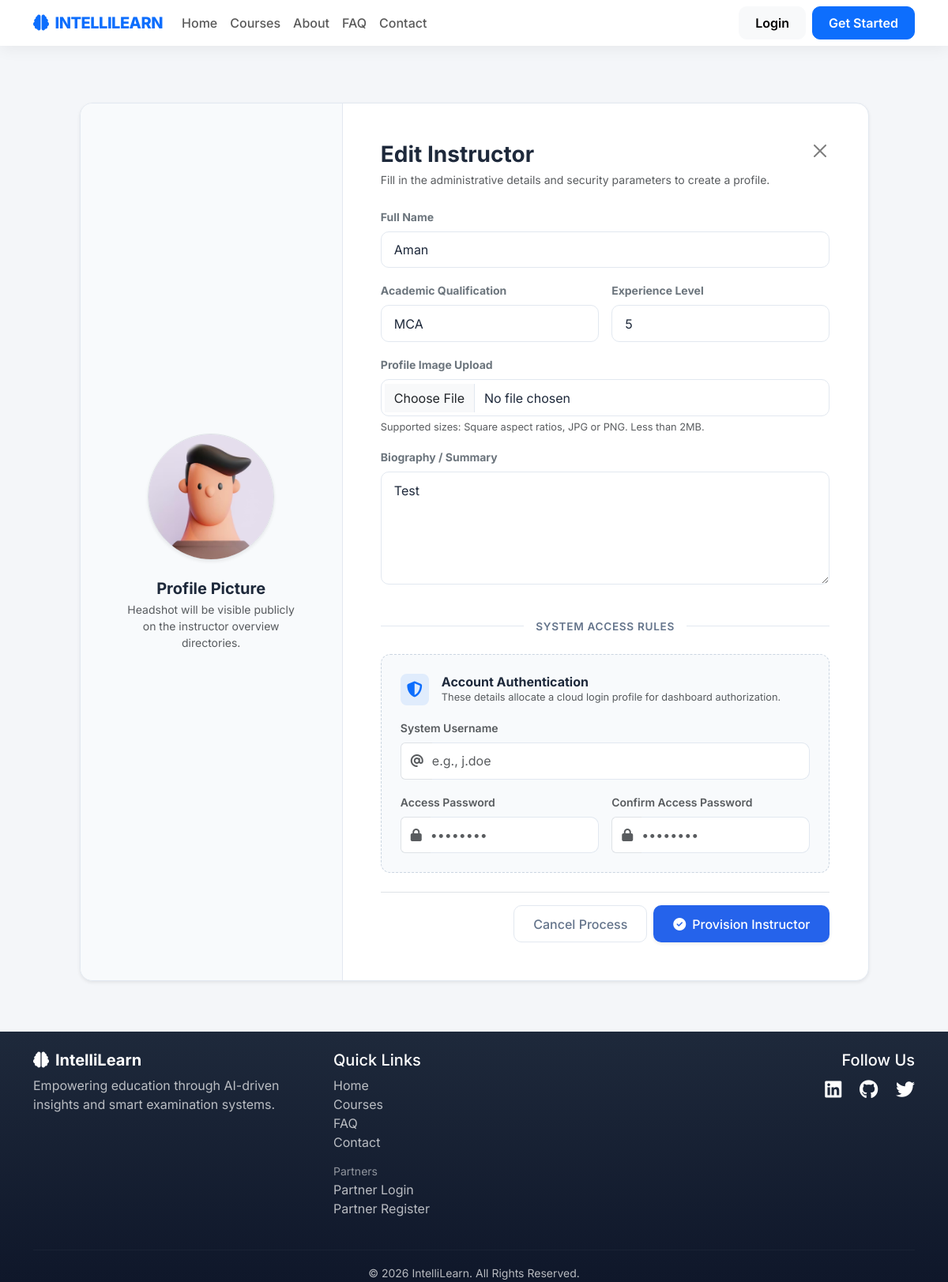
The page /courses/5/edit/ on the database its author committed.
### courses/models.py (models this page shows, shortened)
class Instructor(models.Model):
    name = models.CharField(max_length=100)
    qualification = models.CharField(max_length=200)
    experience = models.CharField(max_length=100)
    profile_image = models.ImageField(upload_to='instructors/')
    bio = models.TextField()
    user = models.OneToOneField(User,on_delete=models.CASCADE,null=True,blank=True)

### courses/views.py (the view)
def instructor_edit(request, pk):
    instructor = get_object_or_404(Instructor, pk=pk)
    if request.method == "POST":
        form = InstructorForm(request.POST, request.FILES, instance=instructor)
        if form.is_valid():
            form.save()
            return redirect('instructor_list')
    else:
        form = InstructorForm(instance=instructor)
    return render(request, 'courses/form.html', {'form': form, 'title': 'Edit Instructor'})

### main/context_processors.py (called while the page is built)
def user_navigation(request):
    is_institute_user = False
    is_instructor_user = False
    is_student_user = False
    if request.user.is_authenticated:
        is_institute_user = Institute.objects.filter(user=request.user).exists()
        is_instructor_user = Instructor.objects.filter(user=request.user).exists()
        is_student_user = not is_institute_user and not is_instructor_user
    return {
        'is_institute_user': is_institute_user,
        'is_instructor_user': is_instructor_user,
        'is_student_user': is_student_user,
    }

### courses/templates/courses/form.html (shortened to what this page needs)
{% extends 'main/base.html' %}
{% block content %}
<div class="container my-5">
    <div class="row justify-content-center">
        <div class="col-xl-11 col-lg-12">
            <div class="form-container-card shadow-sm overflow-hidden">
                <div class="row g-0">
                    <div class="col-md-4 sidebar-preview d-flex flex-column align-items-center justify-content-center p-5 text-center">
                        <div class="position-relative mb-4">
                            {% if form.instance.profile_image %}
                                <img src="{{ form.instance.profile_image.url }}" id="imgPlaceholder" class="rounded-circle border shadow-sm" style="width: 160px; height: 160px; object-fit: cover;">
                            {% else %}
                                <div id="imgPlaceholder" class="bg-white border rounded-circle d-flex align-items-center justify-content-center shadow-sm mx-auto" style="width: 160px; height: 160px;">
                                    <i class="fas fa-user-tie fa-4x text-light" style="color: #cbd5e1 !important;"></i>
                                </div>
                            {% endif %}
                        </div>
                        <h5 class="fw-bold mb-1" style="color: var(--text-main);">Profile Picture</h5>
                        <p class="small mb-0 text-muted px-2">Headshot will be visible publicly on the instructor overview directories.</p>
                    </div>
                    <div class="col-md-8">
                        <div class="card-body p-5">
                            <div class="d-flex justify-content-between align-items-start mb-4">
                                <div>
                                    <h3 class="fw-bold tracking-tight mb-1" style="color: var(--text-main);">{{ title|default:"Instructor Setup" }}</h3>
                                    <p class="text-muted small mb-0">Fill in the administrative details and security parameters to create a profile.</p>
                                </div>
                                <a href="{% url 'instructor_list' %}" class="btn-close text-muted" aria-label="Close"></a>
                            </div>
                            <form method="POST" enctype="multipart/form-data" class="needs-validation">
                                <div class="row g-3">
                                    <div class="col-md-12">
                                        <label class="form-label small fw-bold text-secondary">Full Name</label>
                                        {{ form.name }}
                                    </div>
                                    <div class="col-md-6">
                                        <label class="form-label small fw-bold text-secondary">Academic Qualification</label>
                                        {{ form.qualification }}
                                    </div>
                                    <div class="col-md-6">
                                        <label class="form-label small fw-bold text-secondary">Experience Level</label>
                                        {{ form.experience }}
                                    </div>
                                    <div class="col-md-12">
                                        <label class="form-label small fw-bold text-secondary">Profile Image Upload</label>
                                        {{ form.profile_image }}
                                        <div class="form-text text-muted" style="font-size: 0.8rem;">Supported sizes: Square aspect ratios, JPG or PNG. Less than 2MB.</div>
                                    </div>
                                    <div class="col-md-12">
                                        <label class="form-label small fw-bold text-secondary">Biography / Summary</label>
                                        {{ form.bio }}
                                    </div>
                                </div>
                                <div class="section-divider">
                                    <span>System Access Rules</span>
                                </div>
                                <div class="credential-box p-4 mt-3">
                                    <div class="d-flex align-items-center mb-3">
                                        <div class="bg-primary bg-opacity-10 p-2 rounded-3 me-3 text-primary">
                                            <i class="fas fa-shield-alt fa-lg"></i>
                                        </div>
                                        <div>
                                            <h6 class="fw-bold mb-0">Account Authentication</h6>
                                            <p class="text-muted small mb-0" style="font-size: 0.8rem;">These details allocate a cloud login profile for dashboard authorization.</p>
                                        </div>
                                    </div>
                                    <div class="row g-3">
                                        <div class="col-md-12">
                                            <label class="form-label small fw-semibold text-muted">System Username</label>
                                            <div class="input-group">
                                                <span class="input-group-text bg-white border-end-0 text-muted"><i class="fas fa-at"></i></span>
                                                <input type="text" name="username" class="form-control border-start-0 ps-0" placeholder="e.g., j.doe" required>
                                            </div>
                                        </div>
                                        <div class="col-md-6">
                                            <label class="form-label small fw-semibold text-muted">Access Password</label>
                                            <div class="input-group">
                                                <span class="input-group-text bg-white border-end-0 text-muted"><i class="fas fa-lock"></i></span>
                                                <input type="password" name="password" class="form-control border-start-0 ps-0" placeholder="••••••••" required>
                                            </div>
                                        </div>
                                        <div class="col-md-6">
                                            <label class="form-label small fw-semibold text-muted">Confirm Access Password</label>
                                            <div class="input-group">
                                                <span class="input-group-text bg-white border-end-0 text-muted"><i class="fas fa-lock"></i></span>
                                                <input type="password" name="confirm_password" class="form-control border-start-0 ps-0" placeholder="••••••••" required>
                                            </div>
                                        </div>
                                    </div>
                                </div>
                                <div class="d-flex justify-content-end gap-2 mt-4 pt-3 border-top">
                                    <a href="{% url 'instructor_list' %}" class="btn btn-cancel px-4">Cancel Process</a>
                                    <button type="submit" class="btn btn-submit px-4 shadow-sm">
                                        <i class="fas fa-check-circle me-2"></i>Provision Instructor
                                    </button>
                                </div>
                            </form>
                        </div>
                    </div>
                </div>
            </div>
        </div>
    </div>
</div>
{% endblock %}

### static/css/theme.css (style rules this page uses)
:root { --il-primary: #0d6efd; --il-primary-dark: #0a2647; --il-gradient-soft: linear-gradient(135deg, #ffffff 0%, #f0f7ff 100%); --il-shadow-sm: 0 4px 20px rgba(0, 0, 0, 0.06); --il-shadow-md: 0 12px 40px rgba(13, 110, 253, 0.12); --il-radius: 16px; --il-transition: 0.3s cubic-bezier(0.4, 0, 0.2, 1); }
body { background: #f4f7fc; }

### main/templates/main/base.html (style rules this page uses)
body { font-family: 'Inter', sans-serif; color: #2d3436; }

### courses/templates/courses/form.html (style rules this page uses)
:root { --subtle-bg: #f4f6f9; --border-color: #e2e8f0; --text-main: #1e293b; --text-muted: #64748b; --accent-blue: #2563eb; --accent-hover: #1d4ed8; }
body { background-color: var(--subtle-bg); color: var(--text-main); font-family: 'Inter', -apple-system, BlinkMacSystemFont, "Segoe UI", Roboto, sans-serif; }
.form-container-card { background: #ffffff; border: 1px solid var(--border-color); border-radius: 16px; }
.sidebar-preview { background-color: #f8fafc; border-right: 1px solid var(--border-color); }
.form-control, .form-select { border: 1px solid var(--border-color); padding: 0.65rem 1rem; border-radius: 10px; color: var(--text-main); transition: all 0.2s ease-in-out; }
.section-divider { position: relative; text-align: center; margin: 2.5rem 0 1.5rem 0; }
.section-divider::before { content: ""; position: absolute; top: 50%; left: 0; width: 100%; height: 1px; background-color: var(--border-color); z-index: 1; }
.section-divider span { position: relative; background-color: #ffffff; padding: 0 15px; font-size: 0.85rem; font-weight: 600; text-transform: uppercase; letter-spacing: 0.05em; color: var(--text-muted); z-index: 2; }
.credential-box { background-color: #f8fafc; border: 1px dashed #cbd5e1; border-radius: 12px; }
.btn-submit { background-color: var(--accent-blue); color: white; border-radius: 10px; font-weight: 500; padding: 0.65rem 2rem; transition: background-color 0.15s ease; }
.btn-cancel { border: 1px solid var(--border-color); color: var(--text-muted); border-radius: 10px; font-weight: 500; padding: 0.65rem 1.5rem; background: #ffffff; }

### rows shown on the page
Instructor: instance.profile_image (picture), name "Aman", qualification "MCA", experience "5", bio "Test"

### other values the page prints
{{ title|default:"Instructor Setup" }} "Edit Instructor"
